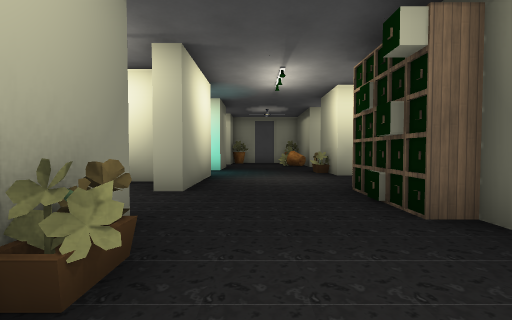
[1] (above)

17 first-person views from a walk through a 3-D level made in the Godot game engine. The camera is 1.4 m above the floor, tilts 2° down and sees 85° across. The floor is counted in squares, 2 m on a side. Each view is taken from the middle of a square. On the plan, view 1 faces up. The plan holds only what a view shows up to about 9 squares ahead; the rest is blank. Characters and animated objects are left out. Door leaves are left out where a doorway can be walked through. Some surface patterns are stand-ins.

[2]
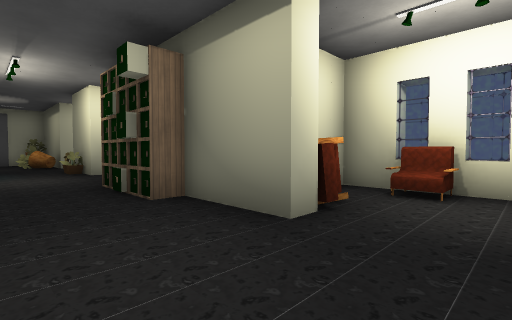

[3]
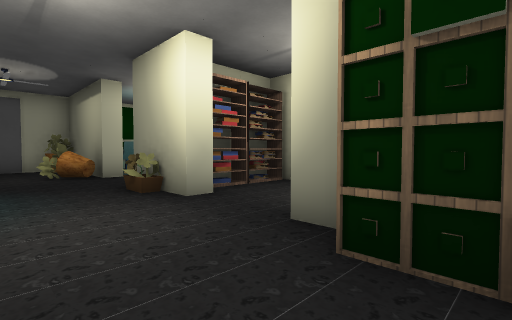

[4]
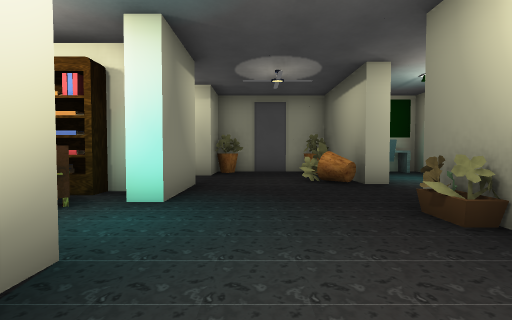

[5]
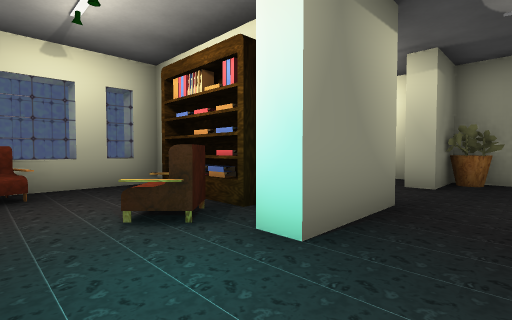

[6]
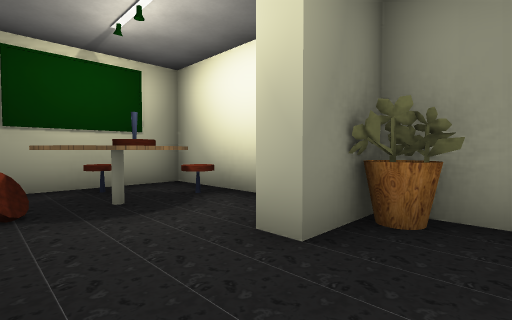

[7]
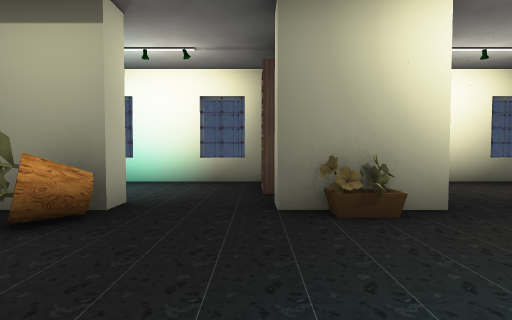

[8]
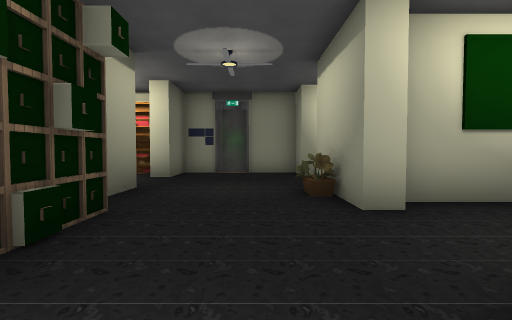

[9]
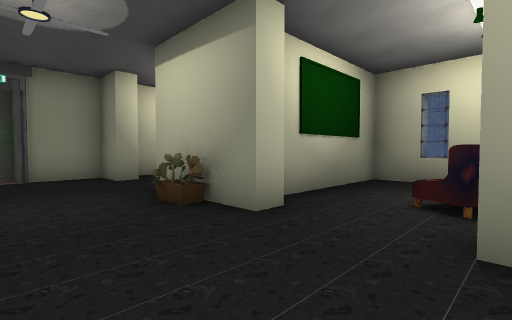

[10]
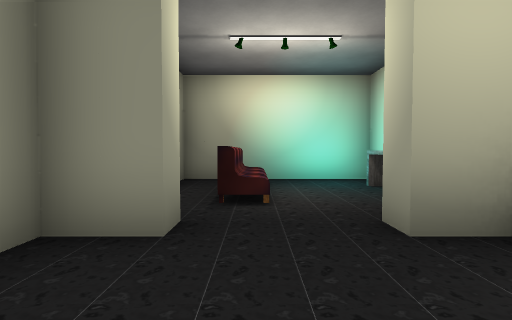

[11]
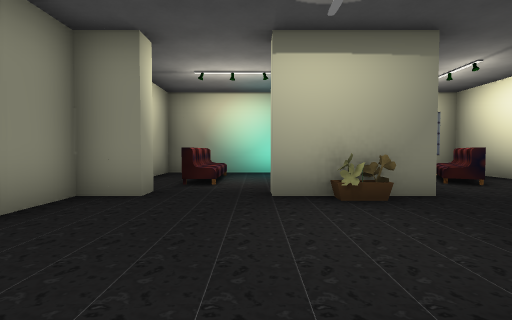

[12]
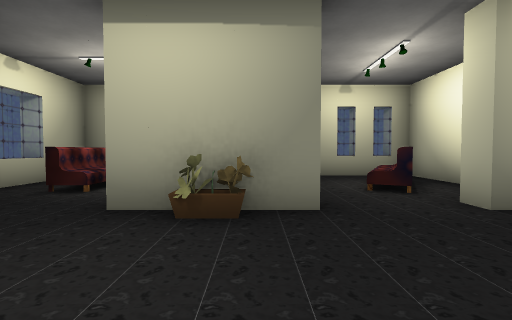

[13]
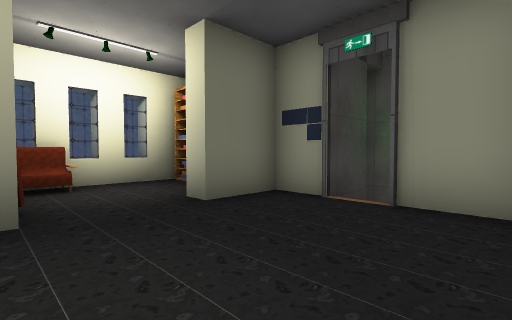

[14]
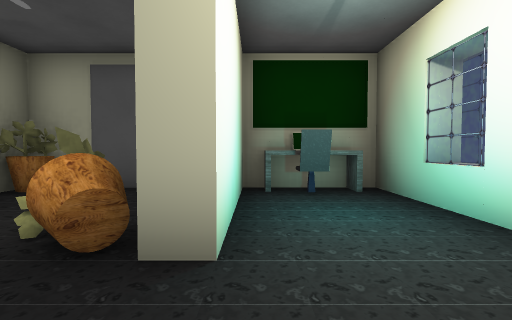

[15]
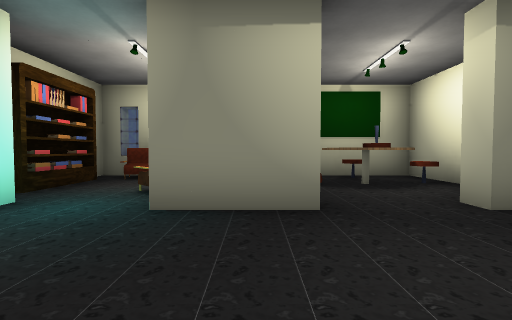

[16]
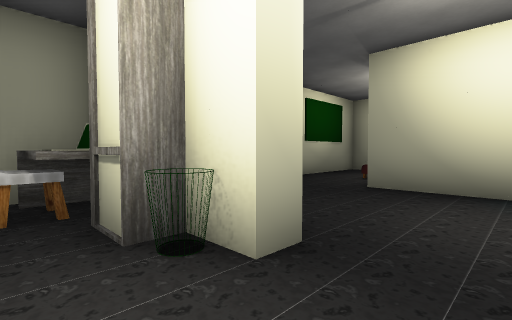

[17]
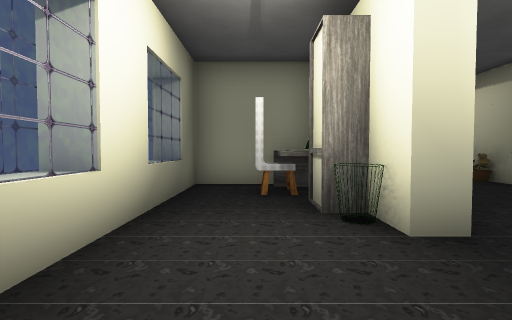

### Floor plan
Points are (right, up) in squares from view 1. A wall is a line through its corners. A room is listed if a view was taken in it or the views show most of it. See-through windows are left out.
Room 1 (views 1, 2, 3, 4, 5, 6, 7, 8, 9, 10, 11, 12, 13, 14, 15)
walls: (-1.2, 7.8) (-1.2, 4.8) (-1.8, 4.8); (2.8, 7.7) (2.3, 7.7) (2.3, 8.6); (2.3, 5.1) (2.3, 5.8); (-2.5, 4.6) (-2.8, 3.9); (-2.1, 10.8) (-2.6, 10.8); (-1.9, 2.8) (-1.4, 2.8); (-1.2, 11.9) (-1.2, 9.8) (-1.8, 9.8); (-1.2, 1.6) (-1.2, 0.3) (-1.8, 0.3); (2.3, 12.4) (2.3, 14.4); (5.2, 9.9) (5.2, 15.2) (2.8, 15.2); (2.3, 1.4) (2.3, 2.8) (1.8, 2.8) (1.8, 5); (-5.7, 10.9) (-5.7, 6.8); (5.8, 11.2) (5.2, 11.2); (-1.2, 14.5) (-1.2, 13.8) (-1.8, 13.8); (2.8, 14.2) (2.8, 12.4); (1.5, 15.2) (-0.5, 15.2); (-2.1, 15.2) (-5.7, 15.2) (-5.7, 12.2); (5.9, 0.7) (5.2, 0.7); (-1.9, -1.7) (-1.2, -1.7) (-1.2, -2.7) (0.3, -2.7); (5.9, 13.8) (5.2, 13.8); (5.2, -0.8) (5.8, -0.8); (1.2, -2.7) (2.3, -2.7) (2.3, -1.3) (2.8, -1.3); (5.1, -1.7) (5.8, -1.7); (5.2, -2.5) (5.2, 1.8)
ways out: opening at (2, 6.5) to room 2; opening at (-2, -0.5) to room 3; opening at (-2, 3.5) to room 4; gap at (-4, 6) to room 4; door at (1, -3) to room 5; door at (0.5, 15)
objects: sofa (-5, 8); chair (-5, 13) to (-5, 14); shelf (-4, 7); shelf (-4, 11); chair (-4, 12); chair (-4, 13) to (-4, 14); chair (-4, 15); sofa (-3, 9) to (-3, 10); desk (-3, 13) to (-3, 14); pot (-1, 2); pot (-1, 15); pot (1, 12) to (2, 12); pot (2, 9); pot (2, 15); sofa (3, 1); shelf (4, -3); shelf (4, 10); chair (4, 14); desk (4, 15); sofa (5, 0)
Room 2 (views 16, 17)
walls: (5.1, 5.8) (5.8, 5.8) (5.8, 6.1); (3.2, 4.6) (3.2, 4.1) (3.7, 4.1) (3.7, 3.5); (2.3, 5.8) (2.6, 5.8); (5.1, 3.3) (5.8, 3.3); (5.1, 8.7) (3.4, 8.7); (2.9, 2.3) (5.2, 2.3) (5.2, 8.4)
ways out: opening at (2, 6.5) to room 1
objects: bin (3, 5); shelf (3, 8); chair (4, 3); shelf (5, 8)
Room 3 (no view inside)
walls: (-5, 1.7) (-5.7, 1.7) (-5.7, -2.7) (-2.1, -2.7)
ways out: opening at (-2, -0.5) to room 1
objects: sofa (-4, -1) to (-3, -1); desk (-4, 1)
Room 4 (no view inside)
walls: (-2.6, 4.3) (-4.6, 5.4); (-2.2, 6.3) (-5.7, 6.3) (-5.7, 2.3) (-2, 2.3)
ways out: opening at (-2, 3.5) to room 1; gap at (-4, 6) to room 1
Room 5 (no view inside)
walls: (1.2, -4.1) (1.2, -2.7); (0.3, -2.7) (0.3, -4.5) (1.5, -4.5)
ways out: door at (1, -3) to room 1

Where each view was taken, in squares from view 1:
view 1: 0 up, 0 right, facing up
view 2: 1 down, 0 right, facing up-right
view 3: 4 up, 0 right, facing up-right
view 4: 6 up, 0 right, facing up
view 5: 8 up, 0 right, facing up-left
view 6: 12 up, 0 right, facing up-left
view 7: 10 up, 1 left, facing right
view 8: 6 up, 0 right, facing down
view 9: 5 up, 1 right, facing down-left
view 10: 1 down, 1 right, facing left
view 11: 0 up, 3 right, facing left
view 12: 2 up, 2 right, facing left
view 13: 1 up, 1 left, facing down-right
view 14: 10 up, 3 right, facing up
view 15: 11 up, 2 right, facing left
view 16: 7 up, 4 right, facing down-left
view 17: 8 up, 4 right, facing down
